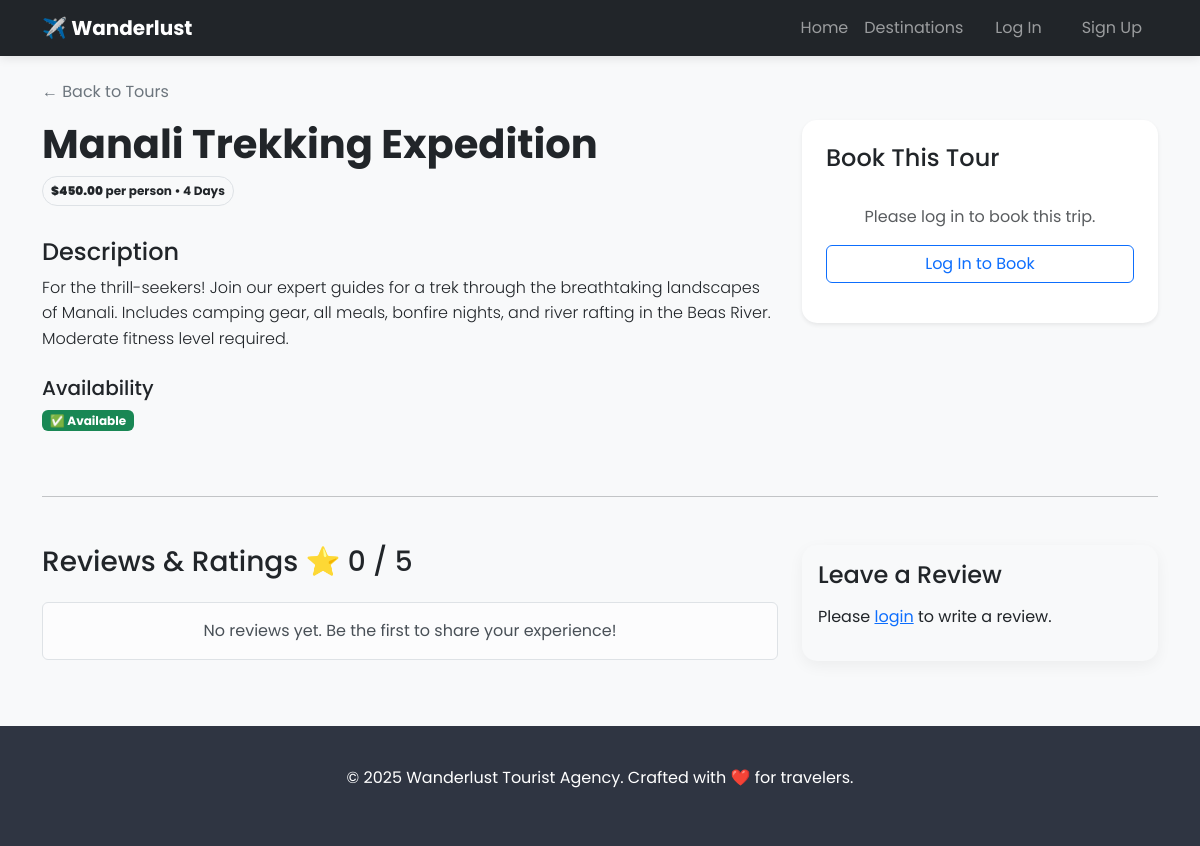
The page /tour/3/ on the database its author committed.
### tours/models.py (models this page shows, shortened)
class Tour(models.Model):
    title = models.CharField(max_length=200)
    description = models.TextField()
    price = models.DecimalField(max_digits=10, decimal_places=2)
    duration_days = models.IntegerField()
    is_available = models.BooleanField(default=True)
    image = models.ImageField(upload_to='tour_images/', blank=True, null=True)

### tours/views.py (the view)
# urls.py: path('tour/<int:pk>/', views.tour_detail_and_book, name='tour_detail'),
def tour_detail_and_book(request, pk):
    tour = get_object_or_404(Tour, pk=pk)
    avg_rating = tour.reviews.aggregate(Avg('rating'))['rating__avg'] or 0
    if request.method == 'POST':
        booking_form = BookingForm(request.POST)
        if booking_form.is_valid():
            booking = booking_form.save(commit=False)
            booking.tour = tour
            booking.save()
            messages.success(request, f"🎉 Booking confirmed for {tour.title}!")
            return redirect('tour_list')
    else:
        booking_form = BookingForm()
    review_form = ReviewForm()
    context = {
        'tour': tour,
        'form': booking_form,
        'review_form': review_form,
        'reviews': tour.reviews.all().order_by('-created_at'),
        'avg_rating': round(avg_rating, 1),
    }
    return render(request, 'tours/tour_detail.html', context)

### templates/tours/tour_detail.html (shortened to what this page needs)
{% extends 'base.html' %}
{% block content %}
    <a href="{% url 'tour_list' %}" class="text-decoration-none text-secondary mb-3 d-inline-block">← Back to Tours</a>
    <div class="row">
        <div class="col-md-8">
            <h1 class="fw-bold text-dark">{{ tour.title }}</h1>
            <div class="badge bg-light text-dark border p-2 mb-3 rounded-pill">
                <strong>${{ tour.price }}</strong> per person • {{ tour.duration_days }} Days
            </div>
            <h4 class="mt-3">Description</h4>
            <p class="lead" style="font-size: 1rem; line-height: 1.6;">{{ tour.description }}</p>
            <h5 class="mt-4">Availability</h5>
            <p>
                {% if tour.is_available %}
                    <span class="badge bg-success">✅ Available</span>
                {% else %}
                    <span class="badge bg-danger">❌ Sold Out</span>
                {% endif %}
            </p>
        </div>
        <div class="col-md-4">
            <div class="card shadow-sm border-0">
                <div class="card-body p-4">
                    <h4 class="card-title mb-3">Book This Tour</h4>
                    {% if user.is_authenticated %}
                        <form method="post">
                            {% csrf_token %}
                            {% for field in form %}
                                <div class="mb-3">
                                    <label class="form-label fw-bold">{{ field.label }}</label>
                                    {{ field }}
                                    {% if field.errors %}
                                        <div class="text-danger small">{{ field.errors }}</div>
                                    {% endif %}
                                </div>
                            {% endfor %}
                            <button type="submit" name="submit_booking" class="btn btn-primary w-100 py-2">Confirm Booking</button>
                        </form>
                    {% else %}
                        <div class="text-center py-3">
                            <p class="text-muted mb-3">Please log in to book this trip.</p>
                            <a href="{% url 'login' %}?next={{ request.path }}" class="btn btn-outline-primary w-100">Log In to Book</a>
                        </div>
                    {% endif %}
                    </div>
            </div>
        </div>
    </div>
    <hr class="my-5">
    <div class="row">
        <div class="col-md-8">
            <h3 class="mb-4">Reviews & Ratings ⭐ {{ avg_rating }} / 5</h3>
            <div class="review-list">
                {% for review in reviews %}
                    <div class="card mb-3 border-0 shadow-sm">
                        <div class="card-body">
                            <div class="d-flex justify-content-between">
                                <h5 class="card-title fw-bold">{{ review.user.username }}</h5>
                                <span class="badge bg-warning text-dark">
                                    {{ review.rating }} ⭐
                                </span>
                            </div>
                            <h6 class="card-subtitle mb-2 text-muted small">{{ review.created_at|date:"M d, Y" }}</h6>
                            <p class="card-text mt-2">{{ review.comment }}</p>
                        </div>
                    </div>
                {% empty %}
                    <div class="alert alert-light text-center border">
                        No reviews yet. Be the first to share your experience!
                    </div>
                {% endfor %}
            </div>
        </div>
        <div class="col-md-4">
            <div class="card bg-light border-0">
                <div class="card-body">
                    <h4>Leave a Review</h4>
                    {% if user.is_authenticated %}
                        <form action="{% url 'add_review' pk=tour.pk %}" method="post">
                            {% csrf_token %}
                            {{ review_form.as_p }}
                            <button type="submit" class="btn btn-dark w-100 mt-2">Post Review</button>
                        </form>
                    {% else %}
                        <p class="mt-3">Please <a href="{% url 'login' %}">login</a> to write a review.</p>
                    {% endif %}
                </div>
            </div>
        </div>
    </div>
    {% endblock %}

### templates/base.html (style rules this page uses)
body { font-family: 'Poppins', sans-serif; background-color: #f8f9fa; }
.card { border: none; transition: transform 0.3s; border-radius: 15px; overflow: hidden; box-shadow: 0 5px 15px rgba(0,0,0,0.05); }

### rows shown on the page
Tour: title "Manali Trekking Expedition", price "450.00", duration_days "4", description "For the thrill-seekers! Join our expert guides for a trek through the breathtaking landscapes of Manali. Includes camping gear, all meals, bonfire nights, and river rafting in the Beas River. Moderate fitness level required."

### other values the page prints
{{ avg_rating }} "0"
